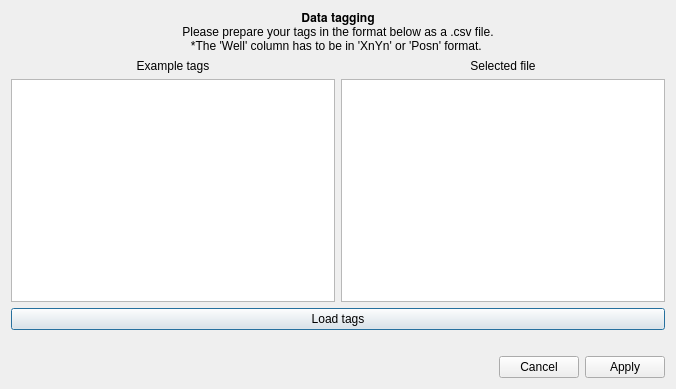
<?xml version="1.0" encoding="UTF-8"?>
<ui version="4.0">
 <class>Dialog</class>
 <widget class="QDialog" name="Dialog">
  <property name="geometry">
   <rect>
    <x>0</x>
    <y>0</y>
    <width>676</width>
    <height>389</height>
   </rect>
  </property>
  <property name="windowTitle">
   <string>Data Tagging Dialog</string>
  </property>
  <layout class="QGridLayout" name="gridLayout">
   <item row="2" column="0">
    <widget class="QTableView" name="exampleTableView"/>
   </item>
   <item row="0" column="0" colspan="2">
    <widget class="QLabel" name="label">
     <property name="text">
      <string>𝐃𝐚𝐭𝐚 𝐭𝐚𝐠𝐠𝐢𝐧𝐠
Please prepare your tags in the format below as a .csv file.
*The 'Well' column has to be in 'XnYn' or 'Posn' format. </string>
     </property>
     <property name="textFormat">
      <enum>Qt::AutoText</enum>
     </property>
     <property name="alignment">
      <set>Qt::AlignCenter</set>
     </property>
     <property name="wordWrap">
      <bool>true</bool>
     </property>
    </widget>
   </item>
   <item row="4" column="0" colspan="2">
    <widget class="QLabel" name="pathLabel">
     <property name="text">
      <string/>
     </property>
    </widget>
   </item>
   <item row="3" column="0" colspan="2">
    <widget class="QPushButton" name="loadButton">
     <property name="text">
      <string>Load tags</string>
     </property>
    </widget>
   </item>
   <item row="2" column="1">
    <widget class="QTableView" name="tagsTableView"/>
   </item>
   <item row="5" column="0" colspan="2">
    <widget class="QDialogButtonBox" name="buttonBox">
     <property name="orientation">
      <enum>Qt::Horizontal</enum>
     </property>
     <property name="standardButtons">
      <set>QDialogButtonBox::Apply|QDialogButtonBox::Cancel</set>
     </property>
    </widget>
   </item>
   <item row="1" column="0">
    <widget class="QLabel" name="label_2">
     <property name="text">
      <string>Example tags</string>
     </property>
     <property name="alignment">
      <set>Qt::AlignCenter</set>
     </property>
    </widget>
   </item>
   <item row="1" column="1">
    <widget class="QLabel" name="label_3">
     <property name="text">
      <string>Selected file</string>
     </property>
     <property name="alignment">
      <set>Qt::AlignCenter</set>
     </property>
    </widget>
   </item>
  </layout>
 </widget>
 <resources/>
 <connections>
  <connection>
   <sender>buttonBox</sender>
   <signal>accepted()</signal>
   <receiver>Dialog</receiver>
   <slot>accept()</slot>
   <hints>
    <hint type="sourcelabel">
     <x>248</x>
     <y>254</y>
    </hint>
    <hint type="destinationlabel">
     <x>157</x>
     <y>274</y>
    </hint>
   </hints>
  </connection>
  <connection>
   <sender>buttonBox</sender>
   <signal>rejected()</signal>
   <receiver>Dialog</receiver>
   <slot>reject()</slot>
   <hints>
    <hint type="sourcelabel">
     <x>316</x>
     <y>260</y>
    </hint>
    <hint type="destinationlabel">
     <x>286</x>
     <y>274</y>
    </hint>
   </hints>
  </connection>
 </connections>
</ui>
